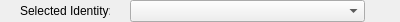
<?xml version="1.0" encoding="UTF-8"?>
<ui version="4.0">
 <class>IdentitySelection</class>
 <widget class="QWidget" name="IdentitySelection">
  <property name="geometry">
   <rect>
    <x>0</x>
    <y>0</y>
    <width>400</width>
    <height>22</height>
   </rect>
  </property>
  <property name="windowTitle">
   <string>Form</string>
  </property>
  <widget class="QLabel" name="identity_label">
   <property name="geometry">
    <rect>
     <x>20</x>
     <y>0</y>
     <width>90</width>
     <height>22</height>
    </rect>
   </property>
   <property name="text">
    <string>Selected Identity:</string>
   </property>
  </widget>
  <widget class="QComboBox" name="identity_select">
   <property name="geometry">
    <rect>
     <x>130</x>
     <y>0</y>
     <width>235</width>
     <height>22</height>
    </rect>
   </property>
   <property name="font">
    <font>
     <pointsize>10</pointsize>
     <weight>75</weight>
     <bold>true</bold>
    </font>
   </property>
  </widget>
 </widget>
 <resources/>
 <connections/>
</ui>
